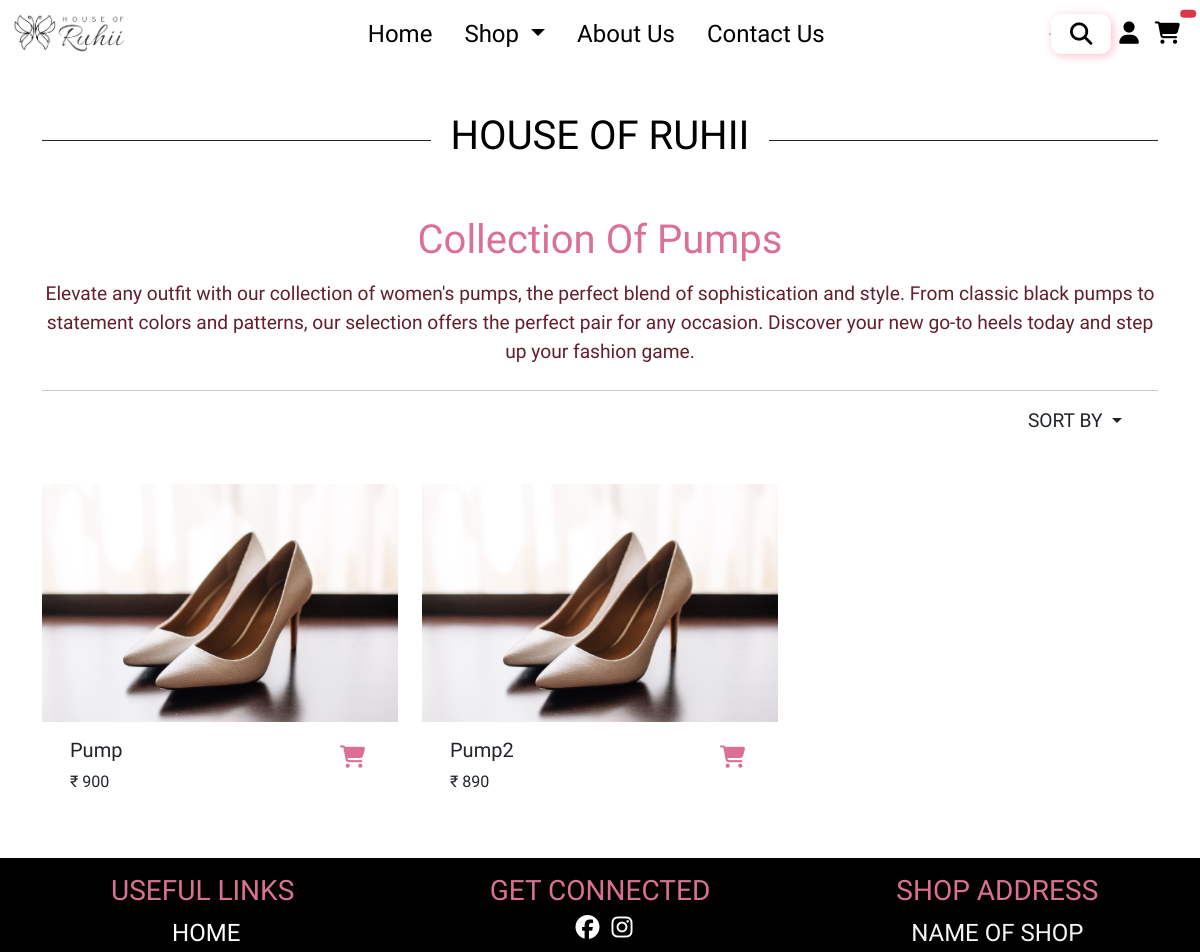
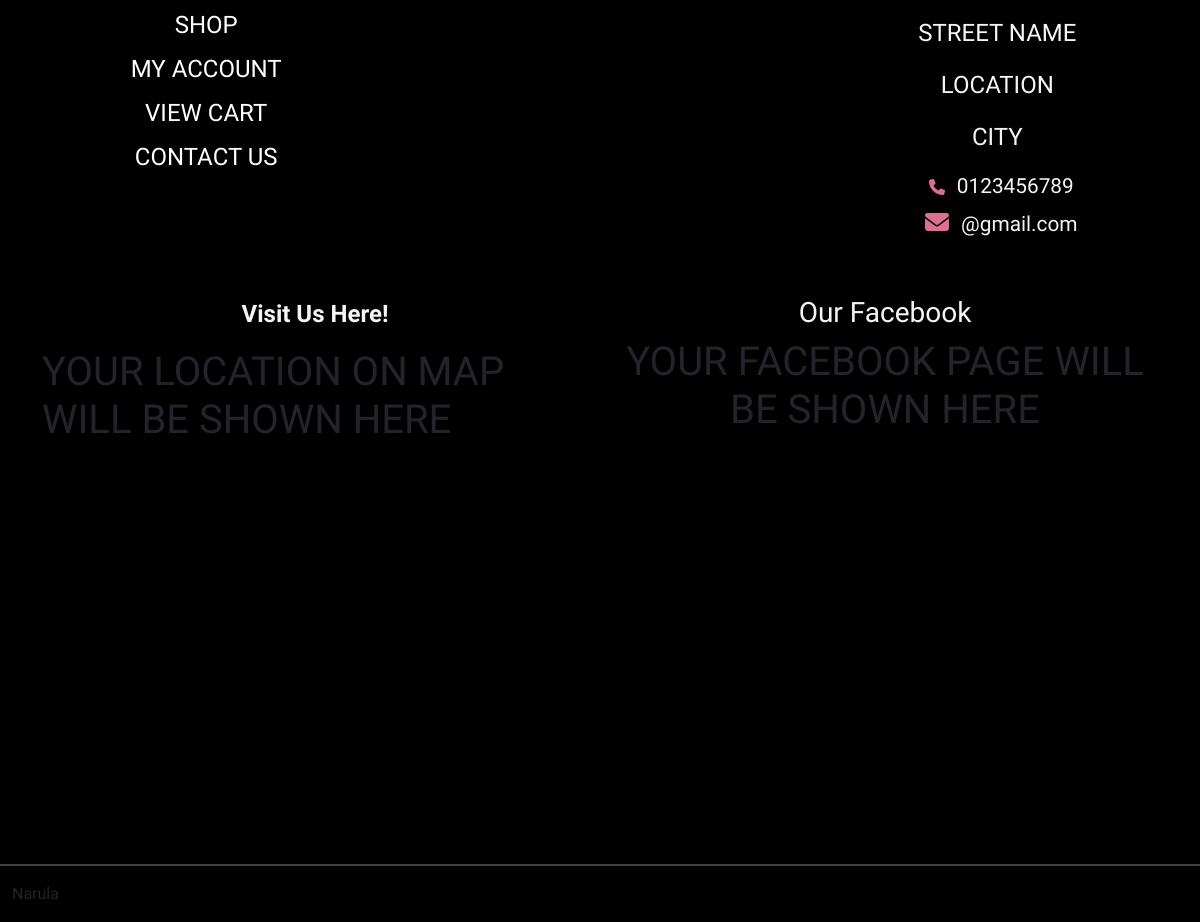
The page /pumps/ on the database its author committed (2 pictures, top to bottom).
### website/models.py (models this page shows)
class ProductModel(models.Model):
    name = models.CharField(max_length=50)
    price = models.IntegerField()
    img = models.ImageField()
    img2 = models.ImageField()
    img3 = models.ImageField()
    img4 = models.ImageField()
    img5 = models.ImageField()
    img6 = models.ImageField()
    cat = models.ForeignKey("CategoryModel", on_delete=models.CASCADE)
    def __str__(self):
        return self.name

### website/views.py (the view)
# urls.py: path('pumps/', views.Pumps, name= 'pumps'),
def Pumps(request):
    data = ProductModel.objects.filter(cat=12)
    print(data)
    context = {'data': data}
    return render(request, 'website/pumps.html', context)

### website/templates/website/Pumps.html (shortened to what this page needs)
{% extends "website/index.html" %}
{% block popup %}
{% load static %}
<link href="{% static 'css/index.css' %}" rel="stylesheet">
<link href="{% static 'css/heels.css' %}" rel="stylesheet">
{% endblock popup %}
{% block content %}
<div class="main mx-auto" style="margin-top: 5em;">
  <div class="container mt-5">
    <div class="header__center" style="margin-top: 3.5em;">
      <h1 style="color: black; text-align: center;">HOUSE OF RUHII</h1>
    </div>
  </div>
  <div class="container-fluid text-center">
    <h1 style="color: palevioletred" class="mt-5">Collection Of Pumps</h1>
  </div>
  <div class="container text-center mx-auto mt-3">
    <p style="text-align: center; font-size: 1.2em; color: rgb(99, 31, 42);" class="text-center">
      Elevate any outfit with our collection of women's pumps, the perfect blend of sophistication and style. From
      classic black pumps to statement colors and patterns, our selection offers the perfect pair for any occasion.
      Discover your new go-to heels today and step up your fashion game.
    </p>
    <hr style="border: 1 px solid palevioletred; margin-top: 1.5em;">
  </div>
  <div class="container">
    <div class="row">
      <div class="col-sm-10"></div>
      <div class="col-sm-2">
        <div class="nav-item dropdown text-center">
          <a class="nav-link dropdown-toggle" href="#" role="button" data-bs-toggle="dropdown" aria-expanded="false"
            style="font-size: 1.2em;">
            SORT BY
          </a>
        </div>
      </div>
    </div>
  </div>
  <div class="container mt-5">
    <div class="row row-cols-1 row-cols-md-3 g-4">
      {% for i in data %}
      <div class="col">
        <div class="card" style="border: none">
          <img src="{% static 'images/img1.jpg' %}" class="card-img-top"
            onmouseover="this.src='../../../static/images/img2.jpg'"
            onmouseout="this.src='../../../static/images/img1.jpg'" />
          <div class="card-body">
            <div class="container-fluid">
              <div class="row">
                <div class="col-sm-10">
                  <h5 class="card-title">{{i.name}}</h5>
                  <p class="card-text">&#8377 {{i.price}}</p>
                </div>
                {% if request.user.username == "" %}
                <div class="col-sm-2">
                  <a href="{% url 'signin' %}">
                    <i class="fa-solid fa-cart-shopping mt-2" title="add to cart" data-link-id="{{i.id}}"
                      data-name="{{i.name}}" data-value="{{i.price}}" data-quantity="{{i.quantity}}"
                      style="color: palevioletred; font-size: 1.4em"></i></a>
                </div>
              </div>
            {% endif %}
          </div>
        </div>
      </div>
    </div>
    {% endfor%}
  </div>
</div>
</div>
<div class="flex-wrapper bg-black mx-auto mt-5">
  <div class="container-fluid" style="padding-top: 1em">
    <div class="row g-3">
      <div class="col-sm-4 mb-2 text-center">
        <h3 style="color: palevioletred">USEFUL LINKS</h3>
        <ul style="list-style: none; color: white; font-size: 1.5em;">
          <a href="#" style="text-decoration: none">
            <li style="list-style: none; color: white; margin-left: -25px" class="list mb-2">
              HOME
            </li>
          </a>
          <a href="#" style="text-decoration: none">
            <li style="list-style: none; color: white; margin-left: -25px; " class="mb-2">
              SHOP
            </li>
          </a>
          <a href="#" style="text-decoration: none">
            <li style="list-style: none; color: white; margin-left: -25px; " class="mb-2">
              MY ACCOUNT
            </li>
          </a>
          <a href="#" style="text-decoration: none">
            <li style="list-style: none; color: white; margin-left: -25px;" class="mb-2">
              VIEW CART
            </li>
          </a>
          <a href="#" style="text-decoration: none">
            <li style="list-style: none; color: white; margin-left: -25px; " class="mb-2">
              CONTACT US
            </li>
          </a>
        </ul>
      </div>
      <div class="col-sm-4 mb-4 text-center">
        <h3 style="color: palevioletred">GET CONNECTED </h3>
        <a href="#"><i class="fa-brands fa-facebook mx-2"></i></a>
        <a href="#"><i class="fa-brands fa-instagram"></i></a>
      </div>
      <div class="col-sm-4 mb-2 text-center">
        <h3 style="color: palevioletred">SHOP ADDRESS</h3>
        <p style="color: whitesmoke; font-size: 1.5em">NAME OF SHOP</p>
        <p style="color: whitesmoke; font-size: 1.5em">STREET NAME</p>
        <p style="color: whitesmoke; font-size: 1.5em">LOCATION</p>
        <p style="color: whitesmoke; font-size: 1.5em">CITY</p>
        <i class="fa-solid fa-phone mx-2" style="color: palevioletred"></i>
        <span style="color: whitesmoke; font-size: 1.3em">0123456789</span><br>
        <i class="fa-solid fa-envelope mx-2 mt-2" style="color: palevioletred"></i>
        <span style="color: whitesmoke; font-size: 1.3em">@gmail.com</span>
      </div>
    </div>
  </div>
  <div class="container mt-5">
    <div class="row">
      <div class="col-sm-6">
        <p style="
                  font-size: 1.5em;
                  font-weight: 600;
                  color: whitesmoke;
                  text-align: center;
                ">
          Visit Us Here!
        </p>
        <div class="map-responsive">
          <h1>YOUR LOCATION ON MAP WILL BE SHOWN HERE</h1>
        </div>
      </div>
      <div class="col-sm-6">
        <h3 style="text-align: center; color: whitesmoke">Our Facebook</h3>
        <div class="container mx-auto text-center">
          <h1>YOUR FACEBOOK PAGE WILL BE SHOWN HERE</h1>
        </div>
      </div>
    </div>
  </div>
  <hr style="border: 1px solid white" />
  <div class="footer">
    <div class="container-fluid">
      <p>Narula</p>
    </div>
  </div>
</div>
</body>
{% endblock %}

### static/css/index.css (style rules this page uses)
* { padding: 0; margin: 0; box-sizing: border-box; font-family: 'Tilt Neon', cursive; scroll-behavior: smooth; }
body { overflow-x: hidden; }
a { text-decoration: none; color: white; }
.header__center { font-size: 2rem; display: grid; grid-template-columns: 1fr max-content 1fr; grid-column-gap: 1.2rem; align-items: center; }
.header__center::before, .header__center::after { content: ""; display: block; height: 1px; background-color: currentColor; }
.card { cursor: pointer; font-family: 'Tilt Neon', cursive; border: none; }
.flex-wrapper { display: flex; min-height: 50vh; flex-direction: column; justify-content: space-between }
.fa-brands { color: white; font-size: 1.5em; cursor: pointer; }
.fa-instagram { color: white; font-size: 1.5em; }
.fa-facebook { color: white; font-size: 1.5; }
.fa-envelope { color: white; font-size: 1.5em; cursor: pointer; }
.map-responsive { overflow: hidden; padding-bottom: 30%; position: relative; height: 500px; }

### static/css/heels.css (style rules this page uses)
* { padding: 0; margin: 0; box-sizing: border-box; font-family: 'Tilt Neon', cursive; scroll-behavior: smooth; }
body { overflow-x: hidden; }
.header__center { font-size: 2rem; display: grid; grid-template-columns: 1fr max-content 1fr; grid-column-gap: 1.2rem; align-items: center; }
.header__center::before, .header__center::after { content: ""; display: block; height: 1px; background-color: currentColor; }
.card { cursor: pointer; font-family: 'Tilt Neon', cursive; border: none; }
.flex-wrapper { display: flex; min-height: 50vh; flex-direction: column; justify-content: space-between }
.fa-brands { color: white; font-size: 1.5em; cursor: pointer; }
.fa-instagram { color: white; font-size: 1.5em; }
.fa-facebook { color: white; font-size: 1.5; }
.fa-envelope { color: white; font-size: 1.5em; cursor: pointer; }
.map-responsive { overflow: hidden; padding-bottom: 30%; position: relative; height: 500px; }

### rows shown on the page
ProductModel: name "Pump", price "900"
ProductModel: name "Pump2", price "890"
